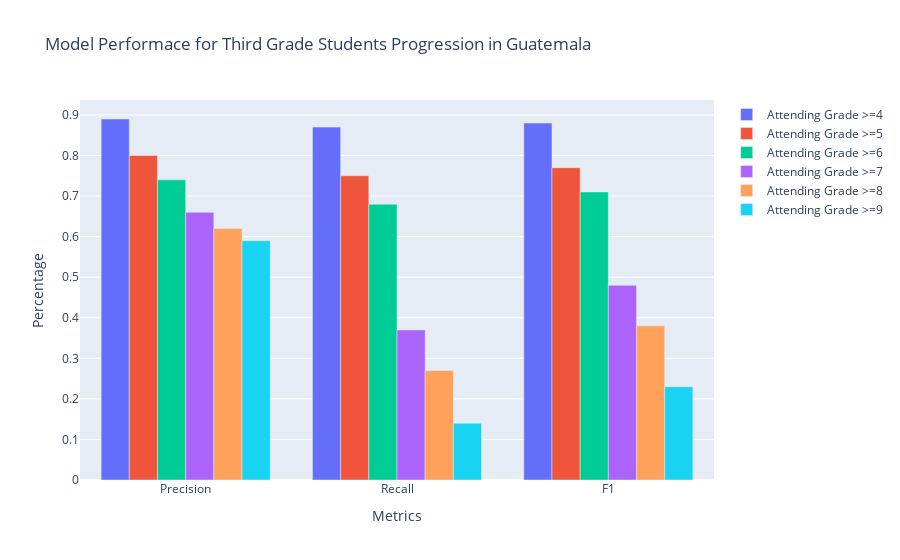

The code cell stored with this chart in its notebook:
### Code cell
# Preparing data for plots

dbTest2plot=dbTest.copy()

listNames=[]
for grade in grades:
    listNames.append('PrecisionLastGrade_'+str(grade))
    listNames.append('RecallLastGrade_'+str(grade))
    listNames.append('F1LastGrade_'+str(grade))
dbTest2plot=dbTest2plot[listNames]
dbTest2plot=dbTest2plot.melt(var_name='NameIndex2',value_name='Index')
dbTest2plot=dbTest2plot.drop_duplicates(subset=['NameIndex2'],keep='first')
dbTest2plot.reset_index(drop=True, inplace=True)
dbTest2plot['LastGrade']=dbTest2plot['NameIndex2'].str[-1]
dbTest2plot['Index Name']=dbTest2plot['NameIndex2'].str.split('LastGrade_').str[0]
dbTest2plot=dbTest2plot[['LastGrade','Index Name','Index']].copy()

# Plot of metric performance
data=[
    go.Bar(x=dbTest2plot[dbTest2plot['LastGrade']==g]["Index Name"],y=dbTest2plot[dbTest2plot['LastGrade']==g]["Index"],name='Attending Grade >='+str(g))
    for g in dbTest2plot['LastGrade'].unique()
]
layout = go.Layout(title_text='Model Performace for Third Grade Students Progression in Guatemala',
                xaxis_title='Metrics',
                yaxis_title='Percentage'
                )

fig = go.Figure(data=data, layout=layout)
fig.show()

### Figure 1 — Plotly figure (JSON) as saved in the notebook; plotly's stock layout.template omitted (floating-point values rounded to 4 significant figures)
{"data": [{"name": "Attending Grade >=4", "type": "bar", "x": ["Precision", "Recall", "F1"], "y": [0.89, 0.87, 0.88]}, {"name": "Attending Grade >=5", "type": "bar", "x": ["Precision", "Recall", "F1"], "y": [0.8, 0.75, 0.77]}, {"name": "Attending Grade >=6", "type": "bar", "x": ["Precision", "Recall", "F1"], "y": [0.74, 0.68, 0.71]}, {"name": "Attending Grade >=7", "type": "bar", "x": ["Precision", "Recall", "F1"], "y": [0.66, 0.37, 0.48]}, {"name": "Attending Grade >=8", "type": "bar", "x": ["Precision", "Recall", "F1"], "y": [0.62, 0.27, 0.38]}, {"name": "Attending Grade >=9", "type": "bar", "x": ["Precision", "Recall", "F1"], "y": [0.59, 0.14, 0.23]}], "layout": {"title": {"text": "Model Performace for Third Grade Students Progression in Guatemala"}, "xaxis": {"title": {"text": "Metrics"}}, "yaxis": {"title": {"text": "Percentage"}}}}
